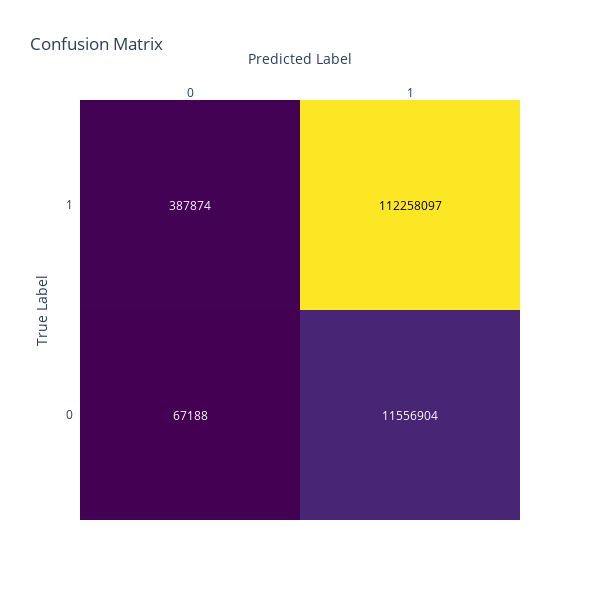

The notebook cell saved with this chart:
### Code cell
params = {'eta': 0.3, 'gamma': 0, 'max_depth': 6, 'min_child_weight': 0, 'tree_method': 'gpu_hist'}    # params defined with cross validation above
rounding_threshold = 0.5
total_training_rows = 0
total_training_ones = 0
total_test_rows = 0
total_test_ones = 0
model = None

print('start training on 60% of the files')
for file in progressbar(training_files, max_value=len(training_files)):
    df = pd.read_parquet(file)
    total_training_rows += len(df)
    total_training_ones += len(df[df['label'] == 1])
    model = xgb.train(params, get_DMaxtrix(df), xgb_model=model)

print('saving model')
model.save_model('xgb_full_model.bin')
results = {'tp': 0, 'tn': 0, 'fp': 0, 'fn': 0}

print('start testing model')
for file in progressbar(test_files, max_value=len(test_files)):
    df = pd.read_parquet(file).reset_index(drop=True)
    total_test_rows += len(df)
    total_test_ones += len(df[df['label'] == 1])
    y_pred = [1 if i >= rounding_threshold else 0 for i in model.predict(get_DMaxtrix(df))]
    aux = df[['label']].join(pd.DataFrame(data={'predicted': y_pred}).applymap(int))
    results['tp'] += len(aux[(aux['label'] == 1) & (aux['predicted'] == 1)])
    results['tn'] += len(aux[(aux['label'] == 0) & (aux['predicted'] == 0)])
    results['fp'] += len(aux[(aux['label'] == 0) & (aux['predicted'] == 1)])
    results['fn'] += len(aux[(aux['label'] == 1) & (aux['predicted'] == 0)])

results['accuracy'] = (results['tp'] + results['tn']) / total_test_rows
results['precision'] = results['tp'] / (results['tp'] + results['fp'])
results['recall'] = results['tp'] / (results['tp'] + results['fn'])
results['f1'] = (2 * results['precision'] * results['recall']) / (results['precision'] + results['recall'])

total_rows = total_training_rows + total_test_rows
print(f'total rows = {total_rows}')
print(f'{total_training_rows=}\t{total_test_rows=}')
print(f'real training % = {100 * total_training_rows / total_rows:.2f}')
print(f'training 1s distribution = {100 * total_training_ones / total_training_rows:.2f}')
print(f'test 1s distribution = {100 * total_test_ones / total_test_rows:.2f}')
print(f'\nAccuracy={results["accuracy"]}')
print(f'Precision={results["precision"]}')
print(f'Recall={results["recall"]}')
print(f'F1 Score={results["f1"]}')

fig = ff.create_annotated_heatmap(
    [[results['tn'], results['fp']], [results['fn'], results['tp']]],
    colorscale='Viridis',
    x=['0', '1'],
    y=['0', '1']
)
fig.update_layout(
    title='Confusion Matrix', 
    xaxis_title="Predicted Label",
    yaxis_title="True Label",
    height=600,
    width=600,
    grid_xside="bottom"
)

### Figure 1 — Plotly figure (JSON) as saved in the notebook; plotly's stock layout.template omitted (floating-point values rounded to 4 significant figures)
{"data": [{"colorscale": [[0, "#440154"], [0.1111, "#482878"], [0.2222, "#3e4989"], [0.3333, "#31688e"], [0.4444, "#26828e"], [0.5556, "#1f9e89"], [0.6667, "#35b779"], [0.7778, "#6ece58"], [0.8889, "#b5de2b"], [1, "#fde725"]], "reversescale": false, "showscale": false, "type": "heatmap", "x": ["0", "1"], "y": ["0", "1"], "z": [[67188, 11556904], [387874, 112258097]]}], "layout": {"annotations": [{"font": {"color": "#FFFFFF"}, "showarrow": false, "text": "67188", "x": "0", "xref": "x", "y": "0", "yref": "y"}, {"font": {"color": "#FFFFFF"}, "showarrow": false, "text": "11556904", "x": "1", "xref": "x", "y": "0", "yref": "y"}, {"font": {"color": "#FFFFFF"}, "showarrow": false, "text": "387874", "x": "0", "xref": "x", "y": "1", "yref": "y"}, {"font": {"color": "#000000"}, "showarrow": false, "text": "112258097", "x": "1", "xref": "x", "y": "1", "yref": "y"}], "grid": {"xside": "bottom"}, "height": 600, "title": {"text": "Confusion Matrix"}, "width": 600, "xaxis": {"autorange": true, "dtick": 1, "gridcolor": "rgb(0, 0, 0)", "range": [-0.5, 1.5], "side": "top", "ticks": "", "title": {"text": "Predicted Label"}, "type": "category"}, "yaxis": {"autorange": true, "dtick": 1, "range": [-0.5, 1.5], "ticks": "", "ticksuffix": "  ", "title": {"text": "True Label"}, "type": "category"}}}
